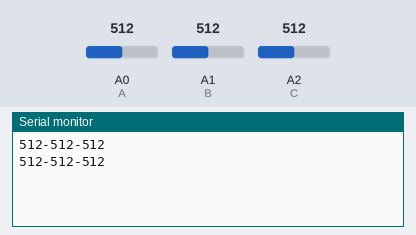
A sketch run on a simulated Arduino Uno, built with avr-gcc and run on an emulated ATmega328P. Shown: the last lines printed to the serial monitor. The inputs (shaded band) are chosen by the test bench; at power-on: A0 (A) = 512, A1 (B) = 512, A2 (C) = 512.

Above: at 2.8 s.
2.9 s: A0 (A) set to 716
At 4.5 s:
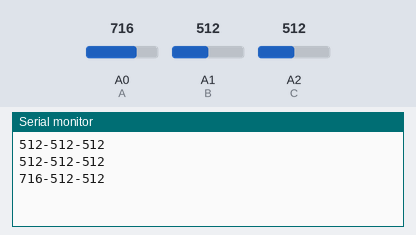
5.6 s: A1 (B) set to 716
At 7.3 s:
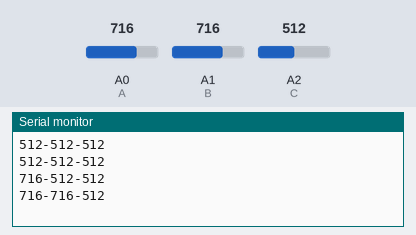
8.3 s: A2 (C) set to 716
At 10.4 s:
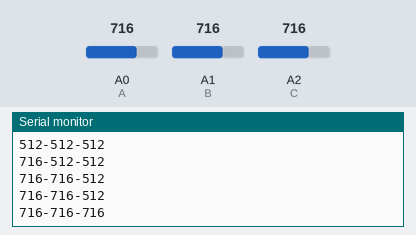
11.0 s: A0 (A) set to 900
At 13.1 s:
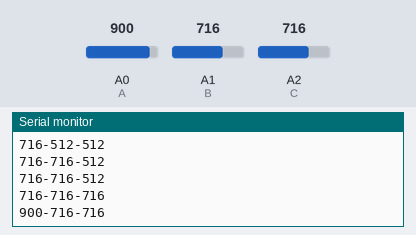
13.7 s: A1 (B) set to 900
At 14.7 s:
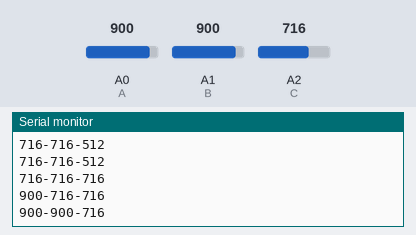
16.4 s: A2 (C) set to 900
At 19.0 s:
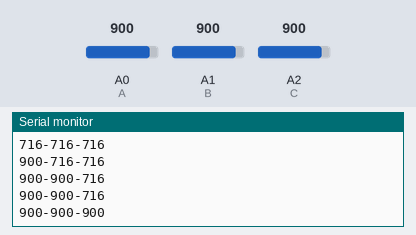
Timing chart, 0 to 20.1 s (numbered marks = the images above; inputs shaded):
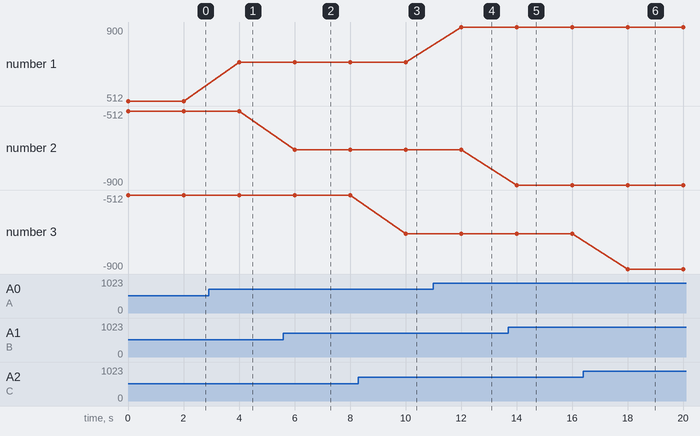

Measured:
- after the input at 2.9 s, the serial monitor: prints a new line after 1.1 s (image 1)
- after the input at 5.6 s, the serial monitor: prints a new line after 0.40 s (image 2)
- after the input at 8.3 s, the serial monitor: prints a new line after 1.7 s (image 3)
- after the input at 11.0 s, the serial monitor: prints a new line after 1.0 s (image 4)
- after the input at 13.7 s, the serial monitor: prints a new line after 0.31 s (image 5)
- after the input at 16.4 s, the serial monitor: prints a new line after 1.6 s (image 6)
- plotted number 1: 512 → 716 after the input at 2.9 s, 716 → 900 after the input at 11.0 s
- plotted number 2: -512 → -716 after the input at 5.6 s, -716 → -900 after the input at 13.7 s

The sketch:

resistors.ino
```cpp
const int A = A0;
const int B = A1;
const int C = A2;

void setup()
{
  Serial.begin(9600);
  pinMode(A, INPUT);
  pinMode(B, INPUT);
  pinMode(C, INPUT);
}

void loop()
{
  Serial.print(analogRead(A));
  Serial.print("-");
  Serial.print(analogRead(B));
  Serial.print("-");
  Serial.println(analogRead(C));
  delay(2000);
}
```
